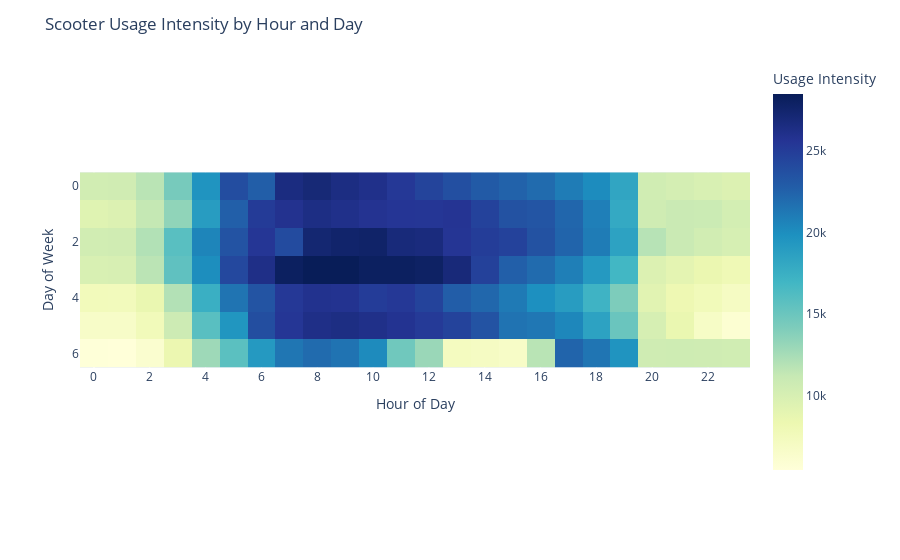

Here is the notebook cell this chart was saved with:
### Code cell
heatmap_dayly_hourly=obj_data_processing.heatmap_dayly_hourly(df_processing)

### Figure 1 — Plotly figure (JSON) as saved in the notebook; plotly's stock layout.template omitted (floating-point values rounded to 4 significant figures; data arrays with more than 128 entries replaced by an {"elided": "..."} marker saying what was removed)
{"data": [{"coloraxis": "coloraxis", "hovertemplate": "Hour of Day: %{x}<br>Day of Week: %{y}<br>Usage Intensity: %{z}<extra></extra>", "name": "0", "type": "heatmap", "x": [0, 1, 2, 3, 4, 5, 6, 7, 8, 9, 10, 11, 12, 13, 14, 15, 16, 17, 18, 19, 20, 21, 22, 23], "xaxis": "x", "y": [0, 1, 2, 3, 4, 5, 6], "yaxis": "y", "z": {"elided": "7x24 int values"}}], "layout": {"coloraxis": {"colorbar": {"title": {"text": "Usage Intensity"}}, "colorscale": [[0, "rgb(255,255,217)"], [0.125, "rgb(237,248,177)"], [0.25, "rgb(199,233,180)"], [0.375, "rgb(127,205,187)"], [0.5, "rgb(65,182,196)"], [0.625, "rgb(29,145,192)"], [0.75, "rgb(34,94,168)"], [0.875, "rgb(37,52,148)"], [1, "rgb(8,29,88)"]]}, "margin": {"t": 60}, "title": {"text": "Scooter Usage Intensity by Hour and Day"}, "xaxis": {"anchor": "y", "constrain": "domain", "domain": [0, 1], "nticks": 24, "scaleanchor": "y", "title": {"text": "Hour of Day"}}, "yaxis": {"anchor": "x", "autorange": "reversed", "constrain": "domain", "domain": [0, 1], "title": {"text": "Day of Week"}}}}
